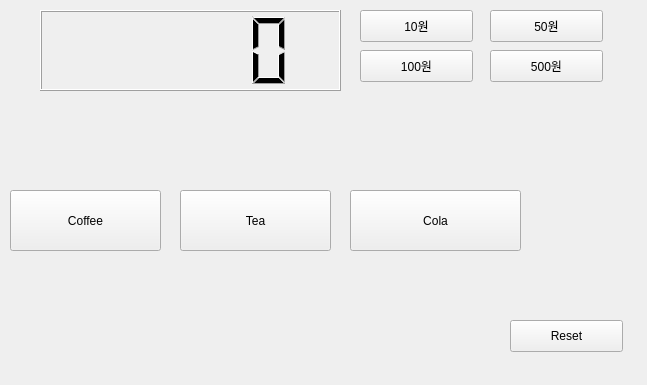
<?xml version="1.0" encoding="UTF-8"?>
<ui version="4.0">
 <class>Widget</class>
 <widget class="QWidget" name="Widget">
  <property name="geometry">
   <rect>
    <x>0</x>
    <y>0</y>
    <width>647</width>
    <height>385</height>
   </rect>
  </property>
  <property name="windowTitle">
   <string>Widget</string>
  </property>
  <widget class="QLCDNumber" name="lcdNumber">
   <property name="geometry">
    <rect>
     <x>40</x>
     <y>10</y>
     <width>301</width>
     <height>81</height>
    </rect>
   </property>
   <property name="intValue" stdset="0">
    <number>0</number>
   </property>
  </widget>
  <widget class="QPushButton" name="pb10">
   <property name="geometry">
    <rect>
     <x>360</x>
     <y>10</y>
     <width>113</width>
     <height>32</height>
    </rect>
   </property>
   <property name="text">
    <string>10원</string>
   </property>
  </widget>
  <widget class="QPushButton" name="pb50">
   <property name="geometry">
    <rect>
     <x>490</x>
     <y>10</y>
     <width>113</width>
     <height>32</height>
    </rect>
   </property>
   <property name="text">
    <string>50원</string>
   </property>
  </widget>
  <widget class="QPushButton" name="pb100">
   <property name="geometry">
    <rect>
     <x>360</x>
     <y>50</y>
     <width>113</width>
     <height>32</height>
    </rect>
   </property>
   <property name="text">
    <string>100원</string>
   </property>
  </widget>
  <widget class="QPushButton" name="pb500">
   <property name="enabled">
    <bool>true</bool>
   </property>
   <property name="geometry">
    <rect>
     <x>490</x>
     <y>50</y>
     <width>113</width>
     <height>32</height>
    </rect>
   </property>
   <property name="text">
    <string>500원</string>
   </property>
  </widget>
  <widget class="QPushButton" name="pbcoffee">
   <property name="geometry">
    <rect>
     <x>10</x>
     <y>190</y>
     <width>151</width>
     <height>61</height>
    </rect>
   </property>
   <property name="text">
    <string>Coffee</string>
   </property>
  </widget>
  <widget class="QPushButton" name="pbTea">
   <property name="geometry">
    <rect>
     <x>180</x>
     <y>190</y>
     <width>151</width>
     <height>61</height>
    </rect>
   </property>
   <property name="text">
    <string>Tea</string>
   </property>
  </widget>
  <widget class="QPushButton" name="pbcola">
   <property name="enabled">
    <bool>true</bool>
   </property>
   <property name="geometry">
    <rect>
     <x>350</x>
     <y>190</y>
     <width>171</width>
     <height>61</height>
    </rect>
   </property>
   <property name="text">
    <string>Cola</string>
   </property>
  </widget>
  <widget class="QPushButton" name="pbReset">
   <property name="geometry">
    <rect>
     <x>510</x>
     <y>320</y>
     <width>113</width>
     <height>32</height>
    </rect>
   </property>
   <property name="text">
    <string>Reset</string>
   </property>
  </widget>
 </widget>
 <layoutdefault spacing="6" margin="11"/>
 <resources/>
 <connections/>
</ui>
